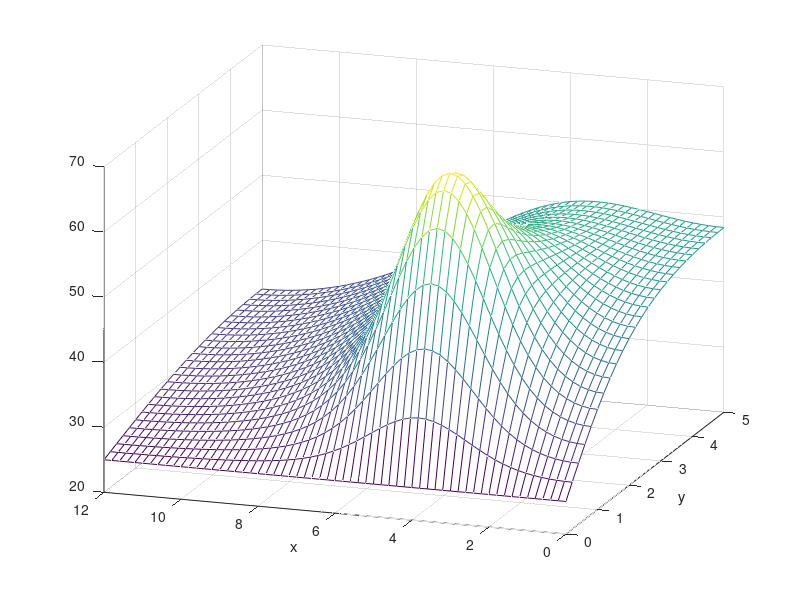

Reproduce this figure in MATLAB.
% Computer exercise 3 Part 2, David Ahnlund Emil Gestsson

clear, clc;
%Coefficients
Lx = 12; Ly = 5; T_ext = 25;
%% A
N = 60;
h = Lx/N;
M = Ly/h;

F_func = @(x,y) 100*exp(-1/2 * (x-4).^2 - 4*(y-1).^2);

x = h:h:Lx-h;
y = h:h:Ly-h;
F = F_func(x',y);
Sx = 1/h^2*spdiags([1*ones(N-1,1) (-2*ones(N-1,1)) 1*ones(N-1,1)], -1:1, N-1, N-1);
Sy = 1/h^2*spdiags([1*ones(M-1,1) (-2*ones(M-1,1)) 1*ones(M-1,1)], -1:1, M-1, M-1);

%Boundary condition for x
Sx(1,1) = -2/(3*h^2); Sx(1,2) = 2/(3*h^2);
Sx(end,end) = -2/(3*h^2); Sx(end, end-1) = 2/(3*h^2);

%Boundary condition for y
Sy(end,end) = -2/(3*h^2); Sy(end, end-1) = 2/(3*h^2);

A = kron(speye(size(Sy)),Sx) + kron(Sy, speye(size(Sx)));

F(:,1) = F(:,1) + T_ext/h^2;

f = reshape(F, (N-1)*(M-1),1);

dt = 0.1;
u0 = T_ext * ones(size(f));

%Crank Nicolson
tau = 0:dt:40;
saved_u = zeros(length(u0),length(tau));
saved_u(:,1) = u0;

uk = u0;
for i = 2:length(tau)
    u_new = (speye(size(A)) - 1/2 * dt*A)\((speye(size(A)) + 1/2 * dt*A)*uk + dt*f);
    %u_new = (speye(size(A)) - 1 * dt*A)\(uk + dt*f);
    saved_u(:,i) = u_new;
    uk = u_new;
end


for frame = 1:1:40/dt
    tf = frame; % Time for current frame
     % Update y values based on time

    y = 0:h:Ly;
    x = 0:h:Lx;

    u = reshape(saved_u(:,tf), (N-1), (M-1));
    u_y0 = T_ext * ones(N-1,1);
    u_M = 1/3*(4*u(:,end)-u(:,end-1));
    u = [u_y0 u u_M];   % Adding boundaries along y
    u_N = 1/3*(4*u(end,:)-u(end-1,:));
    u_x0 = 1/3*(4*u(1,:)-u(2,:));
    u = [u_x0;u;u_N];  %Adding boundaries along x

    mesh(y,x,u); % Update the plot
    view([-71.1 21.5877372262774]);
    xlabel("y")
    ylabel("x")
    
    drawnow; % Refresh the plot
end

   